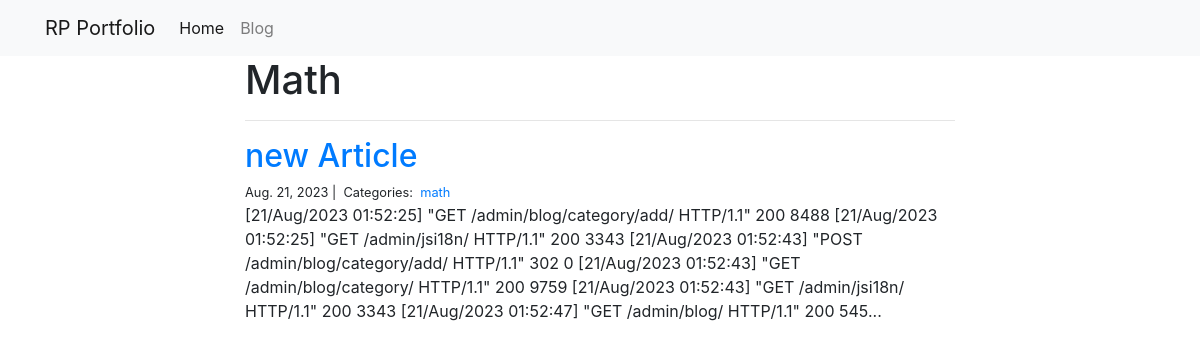
The app's page /blog/math/ with its own data.
### blog/models.py (models this page shows)
class Category(models.Model):
    name = models.CharField(max_length=20)

class Post(models.Model):
    title = models.CharField(max_length= 225)
    body = models.TextField()
    created_on = models.DateTimeField(auto_now_add= True)
    last_modified = models.DateTimeField(auto_now_add=True)
    categories = models.ManyToManyField('Category',related_name='posts')

### blog/views.py (the view)
# urls.py: path('<category>/', views.blog_category, name='blog_category'),
def blog_category(request, category):
    posts = Post.objects.filter(
        categories__name__contains= category
    ).order_by(
        '-created_on'
    )
    context = {
        'category': category,
        'posts':posts,
    }
    return render(request, 'blog_category.html', context)

### blog/templates/blog_category.html
{% extends "base.html" %}
{% block page_content %}
<div class="col-md-8 offset-md-2">
    <h1>{{ category | title }}</h1>
    <hr>
    {% for post in posts %}
        <h2><a href="{% url 'blog_detail' post.pk%}">{{ post.title }}</a></h2>
        <small>
            {{ post.created_on.date }} |&nbsp;
            Categories:&nbsp;
            {% for category in post.categories.all %}
            <a href="{% url 'blog_category' category.name %}">
                {{ category.name }}
            </a>&nbsp;
            {% endfor %}
        </small>
        <p>{{ post.body | slice:":400" }}...</p>
    {% endfor %}
</div>
{% endblock %}

### records on screen
Category: name "Math", name "math"
Post: title "new Article", created_on "Aug. 21, 2023", body "[21/Aug/2023 01:52:25] \"GET /admin/blog/category/add/ HTTP/1.1\" 200 8488 [21/Aug/2023 01:52:25] \"GET /admin/jsi18n/ HTTP/1.1\" 200 3343 [21/Aug/2023 01:52:43] \"POST /admin/blog/category/add/ HTTP/1.1\" 302 0 [21/Aug/2023 01:52:43] \"GET /admin/blog/category/ HTTP/1.1\" 200 9759 [21/Aug/2023 01:52:43] \"GET /admin/jsi18n/ HTTP/1.1\" 200 3343 [21/Aug/2023 01:52:47] \"GET /admin/blog/ HTTP/1.1\" 200 545"
